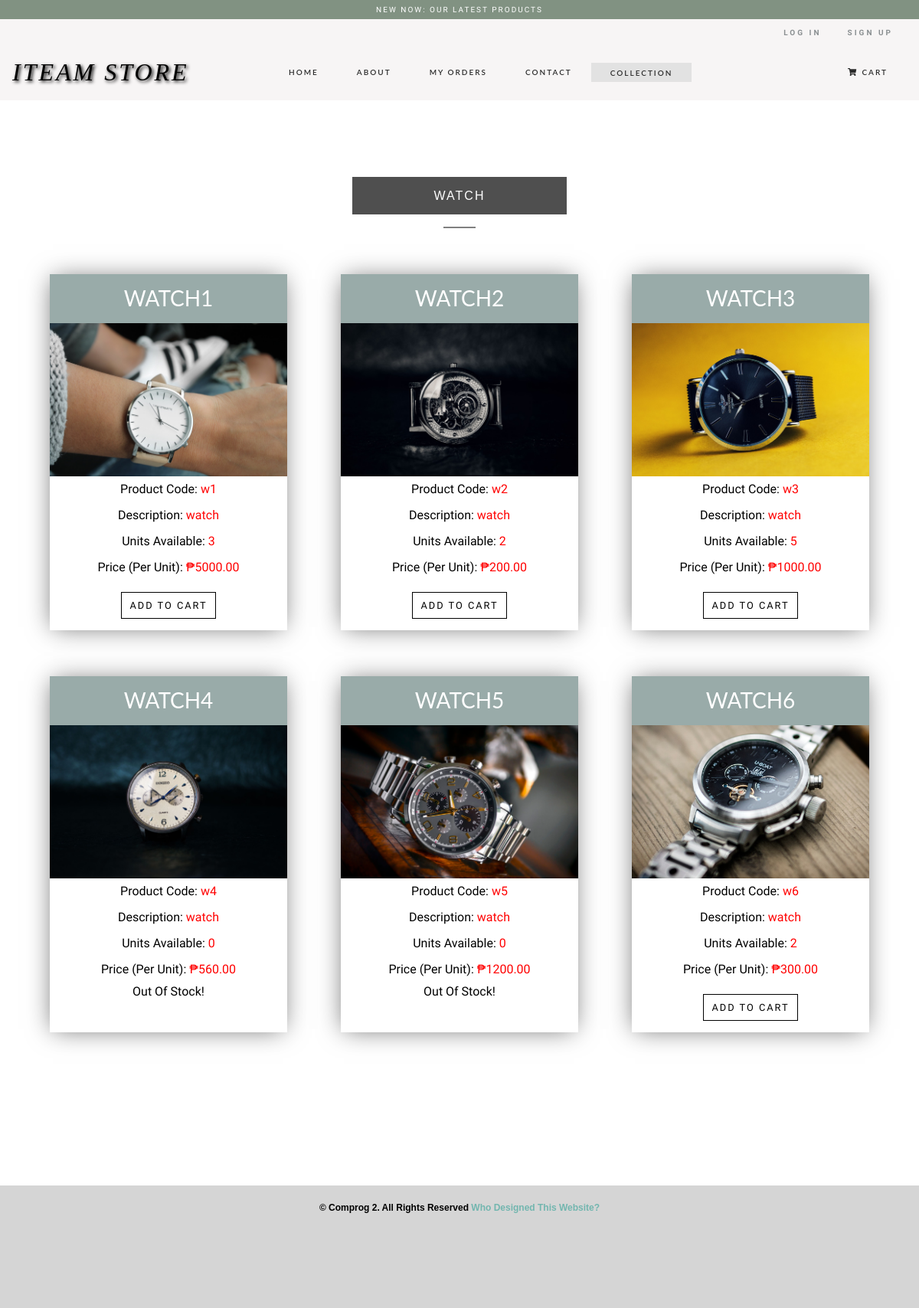
/watch.php, run on the app's committed database.
### tables this page shows
CREATE TABLE `watch` (
  `id` int(11) NOT NULL,
  `product_code` varchar(60) NOT NULL,
  `product_name` varchar(60) NOT NULL,
  `product_desc` tinytext NOT NULL,
  `product_img_name` varchar(255) NOT NULL,
  `qty` int(255) NOT NULL,
  `price` decimal(10,2) NOT NULL
);

### config.php (called while the page is built, shortened)
<?php
$currency = '₱';
?>

### watch.php (the view, shortened to what this page needs)
<?php
include 'config.php';
?>
<!DOCTYPE html>
<html ng-app="myApp">
<head>
</head>
  <body>
    <header>
      <?php include('assets/header-primary.php') ?>
    </header>
    <nav class="navbar navbar-expand-lg navbar-dark bg-black">
      <a class="navbar-brand mxauto" href="main.php">ITEAM STORE</a>
      <div class="collapse navbar-collapse" id="navbarNav">
        <ul class="navbar-nav mx-auto">
          <li class="nav-item">
            <a class="nav-link" href="main.php">Home <span class="sr-only">(current)</span></a>
          </li>
          <li class="nav-item">
            <a class="nav-link" href="about.php">About</a>
          </li>
          <li class="nav-item">
            <a class="nav-link" href="orders.php">My Orders</a>
          </li>
          <li class="nav-item">
            <a class="nav-link" href="contact.php">Contact</a>
          </li>
          <li class="dropdown">
              <a class="dropbtn" href="featured.php">Collection</a>
          </li>
        </ul>
        <ul class="navbar-nav ml-auto">
          <li class="nav-item">
            <a class="nav-link image-show cart" data-modal="modalCart"><i class="fas fa-shopping-cart" data-modal="modalCart"></i>Cart</a>
          </li>
        </ul>
      </div>
    </nav>
    <div class="featured-items-collection products">
      <div class="container">
        <div class="text-heading col-auto text-center">
          <div class="text-holder">
            <h2>Watch</h2>
                <hr />
          </div>
        </div>
    <div class="row d-flex justify-content-around">
        <?php
          $result = $mysqli->query('SELECT * FROM watch');
          if($result){
            while($obj = $result->fetch_object()) {
              echo '<div class="image-content-products">';
              echo '<h3>'.$obj->product_name.'</h3>';
              echo '<img src="img/watch/'.$obj->product_img_name.'"/>';
              echo '<p>Product Code: <span>'.$obj->product_code.'</span></p>';
              echo '<p>Description: <span>'.$obj->product_desc.'</span></p>';
              echo '<p>Units Available: <span>'.$obj->qty.'</span></p>';
              echo '<p>Price (Per Unit): <span>'.$currency.$obj->price.'</span></p>';
              if($obj->qty > 0){
                echo '<p><a href="update-cart.php?action=add&id='.$obj->id.'"><input class="add" type="submit" value="Add To Cart"/></a></p>';
              }
              else {
                echo 'Out Of Stock!';
              }
              echo '</div>';
            }
          }
          echo '</div>';
          echo '</div>';
            echo '</div>';
          ?>
  </body>
</html>

### data on the page
watch: product_name "WATCH1", product_img_name (picture), product_code "w1", product_desc "watch", qty "3", price "5000.00"
watch: product_name "WATCH2", product_img_name (picture), product_code "w2", product_desc "watch", qty "2", price "200.00"
watch: product_name "WATCH3", product_img_name (picture), product_code "w3", product_desc "watch", qty "5", price "1000.00"
watch: product_name "WATCH4", product_img_name (picture), product_code "w4", product_desc "watch", qty "0", price "560.00", shows "Out Of Stock!"
watch: product_name "WATCH5", product_img_name (picture), product_code "w5", product_desc "watch", qty "0", price "1200.00", shows "Out Of Stock!"
watch: product_name "WATCH6", product_img_name (picture), product_code "w6", product_desc "watch", qty "2", price "300.00"
